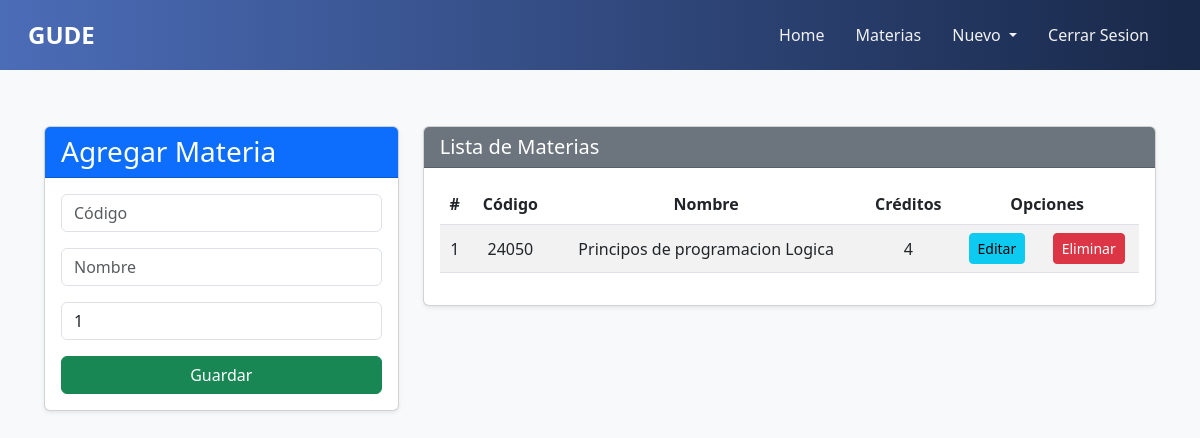
Page /materias/ on the earlier database version.
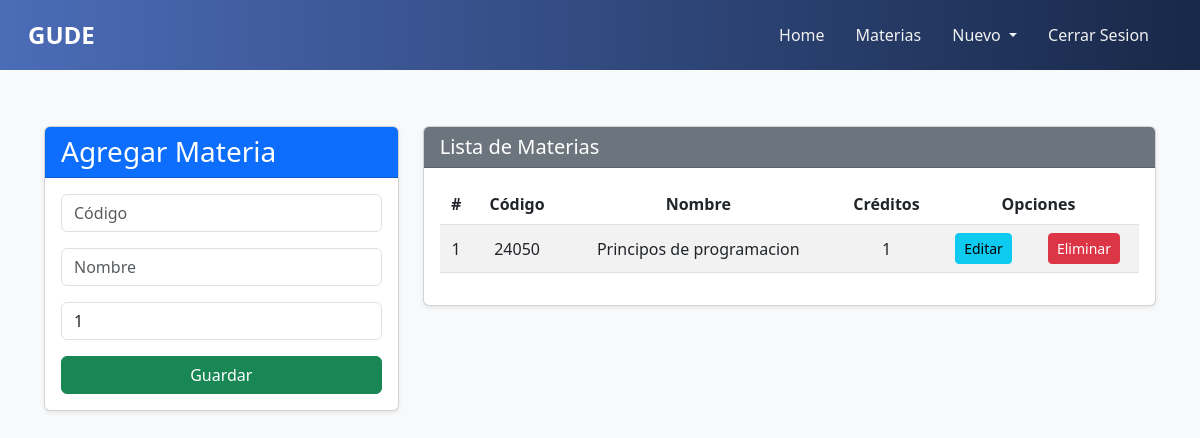
Same page on the later database version.
### Aplicaciones/General/models.py (models this page shows, shortened)
class Curso(models.Model):
    codigo = models.CharField(primary_key=True, max_length=6)
    nombre = models.CharField(max_length=50)
    creditos = models.PositiveSmallIntegerField()

### Aplicaciones/General/views.py (the view)
# urls.py: path('materias/', views.materias, name='materias'),
def materias(request):
    cursos = Curso.objects.all()
    return render(request, "Materias.html", {"cursos": cursos})

### Aplicaciones/General/templates/Materias.html (shortened to what this page needs)
{% extends './base.html' %}
{% load static %}
{% block body %}
<div class="container mt-4">
  <div class="row">
    <div class="col-md-4">
      <div class="card shadow-sm">
        <div class="card-header bg-primary text-white">
          <h3 class="mb-0">Agregar Materia</h3>
        </div>
        <div class="card-body">
          <form action="{% url 'registrarMateria' %}" method="post">
            <div class="form-group mb-3">
              <input type="text" name="txtCodigo" id="txtCodigo" class="form-control" placeholder="Código" minlength="5" maxlength="5" required />
            </div>
            <div class="form-group mb-3">
              <input type="text" name="txtNombre" id="txtNombre" class="form-control" placeholder="Nombre" maxlength="50" required />
            </div>
            <div class="form-group mb-3">
              <input type="number" name="numCreditos" id="numCreditos" class="form-control" placeholder="Créditos" min="1" max="9" value="1" required />
            </div>
            <button type="submit" class="btn btn-success w-100">Guardar</button>
          </form>
        </div>
      </div>
    </div>
    <div class="col-md-8">
      <div class="card shadow-sm">
        <div class="card-header bg-secondary text-white">
          <h5 class="mb-0">Lista de Materias</h5>
        </div>
        <div class="card-body table-responsive">
          <table class="table table-striped table-hover">
            <thead>
              <tr>
                <th>#</th>
                <th>Código</th>
                <th>Nombre</th>
                <th>Créditos</th>
                <th colspan="2">Opciones</th>
              </tr>
            </thead>
            <tbody>
              {% for c in cursos %}
              <tr>
                <td>{{ forloop.counter }}</td>
                <td>{{ c.codigo }}</td>
                <td>{{ c.nombre }}</td>
                <td>{{ c.creditos }}</td>
                <td><a href="{% url 'edicionCurso' c.codigo %}" class="btn btn-info btn-sm">Editar</a></td>
                <td><a href="{% url 'eliminacionCurso' c.codigo %}" class="btn btn-danger btn-sm btnEliminacion">Eliminar</a></td>
              </tr>
              {% empty %}
              <tr>
                <td colspan="6" class="text-center text-muted">No hay materias registradas</td>
              </tr>
              {% endfor %}
            </tbody>
          </table>
        </div>
      </div>
    </div>
  </div>
</div>
{% endblock %}

Differences in the rows shown:
changed Curso id 24050: nombre "Principos de programacion Logica" → "Principos de programacion"; creditos "4" → "1"
